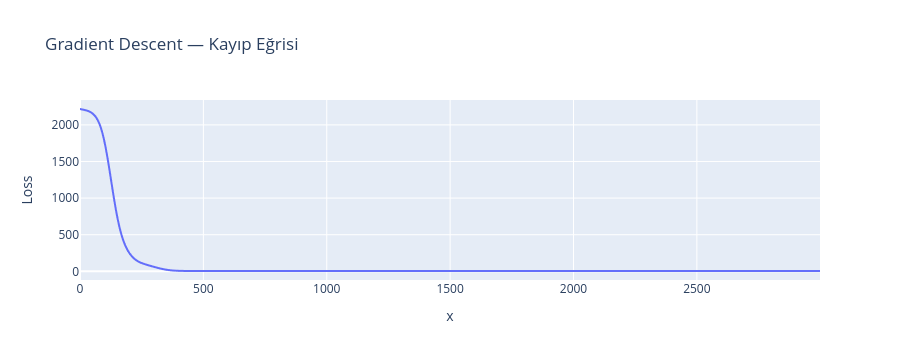

Here is the notebook cell this chart was saved with:
### Markdown cell above
### Kayıp Eğrisi Yorumu

Aşağıdaki grafik, her epoch'ta hesaplanan toplam kaybı göstermektedir. Kaybın monoton azalması, seçilen adım büyüklüğünün (`step = 0.001`) uygun olduğunu ve gradient descent'in düzgün çalıştığını doğrular. Eğri düzleştikçe model yakınsamıştır; L2 düzeltici sayesinde parametreler sonsuz büyümez ve kayıp kararlı bir platoya oturur.

### Code cell
px.line(y=losses,
        title="Gradient Descent — Kayıp Eğrisi",
        labels={"index": "Epoch", "y": "Loss"}).show()

### Figure 1 — Plotly figure (JSON) as saved in the notebook; plotly's stock layout.template omitted (floating-point values rounded to 4 significant figures; data arrays with more than 128 entries replaced by an {"elided": "..."} marker saying what was removed)
{"data": [{"hovertemplate": "x=%{x}<br>Loss=%{y}<extra></extra>", "legendgroup": "", "line": {"color": "#636efa", "dash": "solid"}, "marker": {"symbol": "circle"}, "mode": "lines", "name": "", "showlegend": false, "type": "scattergl", "x": {"elided": "3000 int values"}, "xaxis": "x", "y": {"elided": "3000 float values"}, "yaxis": "y"}], "layout": {"height": 360, "legend": {"tracegroupgap": 0}, "title": {"text": "Gradient Descent — Kayıp Eğrisi"}, "xaxis": {"anchor": "y", "autorange": true, "domain": [0, 1], "range": [0, 2999], "title": {"text": "x"}, "type": "linear"}, "yaxis": {"anchor": "x", "autorange": true, "domain": [0, 1], "range": [-118.5, 2340.0], "title": {"text": "Loss"}, "type": "linear"}}}
